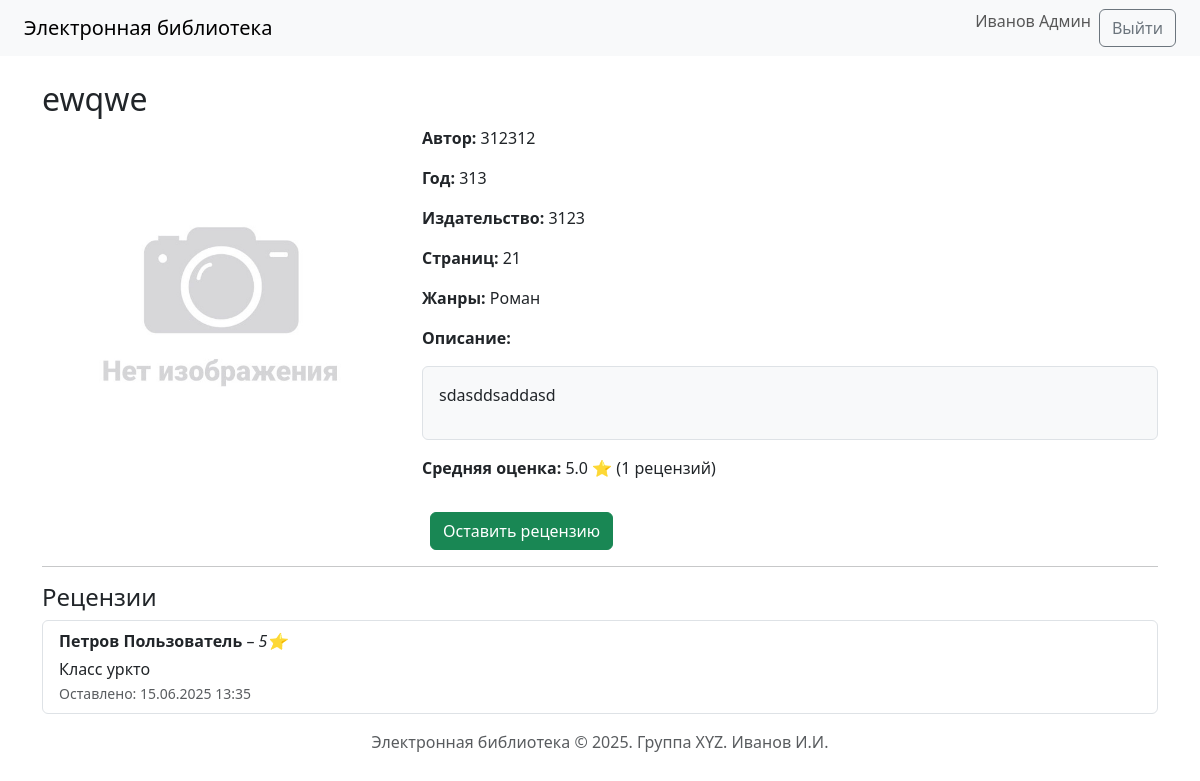
Page /book/11 (signed in) on the committed database.
### app/models.py (models this page shows, shortened)
class User(UserMixin, db.Model):
    id = db.Column(db.Integer, primary_key=True)
    login = db.Column(db.String(64), unique=True, nullable=False)
    password_hash = db.Column(db.String(128), nullable=False)
    last_name = db.Column(db.String(64), nullable=False)
    first_name = db.Column(db.String(64), nullable=False)
    middle_name = db.Column(db.String(64), nullable=True)
    role_id = db.Column(db.Integer, db.ForeignKey('role.id'), nullable=False)
    reviews = db.relationship('Review', backref='user', lazy=True, cascade="all, delete")
    collections = db.relationship('Collection', backref='user', lazy=True, cascade="all, delete")
    def get_full_name(self):
        return f'{self.last_name} {self.first_name} {self.middle_name or ""}'.strip()

class Book(db.Model):
    id = db.Column(db.Integer, primary_key=True)
    title = db.Column(db.String(255), nullable=False)
    description = db.Column(db.Text, nullable=False)
    year = db.Column(db.Integer, nullable=False)
    publisher = db.Column(db.String(255), nullable=False)
    author = db.Column(db.String(255), nullable=False)
    pages = db.Column(db.Integer, nullable=False)
    cover_id = db.Column(db.Integer, db.ForeignKey('cover.id'), nullable=True)
    genres = db.relationship('Genre', secondary=book_genre, backref=db.backref('books', lazy='dynamic'))
    reviews = db.relationship('Review', backref='book', lazy=True, cascade="all, delete-orphan")
    def average_rating(self):
        if not self.reviews:
            return None
        return round(sum([r.rating for r in self.reviews]) / len(self.reviews), 1)
    def review_count(self):
        return len(self.reviews)

class Review(db.Model):
    id = db.Column(db.Integer, primary_key=True)
    book_id = db.Column(db.Integer, db.ForeignKey('book.id', ondelete='CASCADE'), nullable=False)
    user_id = db.Column(db.Integer, db.ForeignKey('user.id', ondelete='CASCADE'), nullable=False)
    rating = db.Column(db.Integer, nullable=False)
    text = db.Column(db.Text, nullable=False)
    created_at = db.Column(db.DateTime, default=datetime.utcnow, nullable=False)

### app/routes/books.py (the view)
@bp.route('/book/<int:id>')
def view(id):
    book = Book.query.get_or_404(id)
    book.description_html = markdown.markdown(book.description or "")
    return render_template('books/view.html', book=book)

### app/models.py (called while the page is built)
@login_manager.user_loader
def load_user(user_id):
    return User.query.get(int(user_id))

### app/templates/books/view.html (shortened to what this page needs)
{% extends 'base.html' %}
{% block content %}
<h2>{{ book.title }}</h2>
<div class="row">
    <div class="col-md-4">
        <img src="{{ url_for('static', filename='uploads/cover_' ~ book.cover.id) if book.cover else url_for('static', filename='uploads/no-image-large.jpg') }}"
             alt="Обложка"
             class="img-fluid rounded">
    </div>
    <div class="col-md-8">
        <p><strong>Автор:</strong> {{ book.author }}</p>
        <p><strong>Год:</strong> {{ book.year }}</p>
        <p><strong>Издательство:</strong> {{ book.publisher }}</p>
        <p><strong>Страниц:</strong> {{ book.pages }}</p>
        <p><strong>Жанры:</strong> {{ book.genres | map(attribute='name') | join(', ') }}</p>
        <p><strong>Описание:</strong></p>
        <div class="border rounded p-3 bg-light">
            {{ book.description_html | safe }}
        </div>
        <p class="mt-3"><strong>Средняя оценка:</strong>
            {% if book.average_rating() %}
                {{ book.average_rating() }} ⭐ ({{ book.review_count() }} рецензий)
            {% else %}
                Пока нет оценок
            {% endif %}
        </p>
        {% if current_user.is_authenticated %}
            {% if current_user.role.name in ['пользователь', 'модератор', 'администратор'] %}
                {% set has_review = book.reviews | selectattr("user_id", "equalto", current_user.id) | list %}
                {% if not has_review %}
                    <a href="{{ url_for('reviews.add_review', book_id=book.id) }}" class="btn btn-success mt-3 ms-2">
                        Оставить рецензию
                    </a>
                {% endif %}
            {% endif %}
        {% endif %}
    </div>
</div>
<hr>
<h4>Рецензии</h4>
{% if book.reviews %}
    <ul class="list-group">
        {% for review in book.reviews %}
            <li class="list-group-item">
                <strong>{{ review.user.get_full_name() }}</strong> – <em>{{ review.rating }}⭐</em><br>
                <div class="mt-1">{{ review.text | safe }}</div>
                <small class="text-muted">Оставлено: {{ review.created_at.strftime('%d.%m.%Y %H:%M') }}</small>
            </li>
        {% endfor %}
    </ul>
{% else %}
    <p class="text-muted">На эту книгу ещё никто не оставил рецензию.</p>
{% endif %}
{% endblock %}

### app/templates/base.html (shortened to what this page needs)
<!DOCTYPE html>
<html lang="ru">
<head>
    <link rel="stylesheet" href="https://cdn.jsdelivr.net/npm/bootstrap@5.3.0/dist/css/bootstrap.min.css">
    <link rel="stylesheet" href="https://cdn.jsdelivr.net/npm/easymde/dist/easymde.min.css">
</head>
<body>
<nav class="navbar navbar-expand-lg navbar-light bg-light px-4">
    <a class="navbar-brand" href="{{ url_for('books.index') }}">Электронная библиотека</a>
    <div class="collapse navbar-collapse">
        <ul class="navbar-nav ms-auto">
            {% if current_user.is_authenticated %}
                <li class="nav-item">
                    <span class="navbar-text me-2">{{ current_user.get_full_name() }}</span>
                </li>
                <li class="nav-item">
                    <a class="btn btn-outline-secondary" href="{{ url_for('auth.logout') }}">Выйти</a>
                </li>
            {% else %}
                <li class="nav-item">
                    <a class="btn btn-outline-primary" href="{{ url_for('auth.login') }}">Войти</a>
                </li>
            {% endif %}
        </ul>
    </div>
</nav>
<div class="container mt-4">
    {% block content %}{% endblock %}
</div>
<footer class="text-center text-muted py-3">
    Электронная библиотека &copy; 2025. Группа XYZ. Иванов И.И.
</footer>
</body>
</html>

### rows in the picture
User: get_full_name "Иванов Админ"
Book: title "ewqwe", author "312312", year "313", publisher "3123", pages "21", description_html "sdasddsaddasd"
Review: average_rating "5.0", user.get_full_name "Петров Пользователь", rating "5", text "Класс уркто", created_at "15.06.2025 13:35"

### other values in the picture
{{ book.genres | map(attribute='name') | join(', ') }} "Роман"
{{ book.review_count() }} "1"
